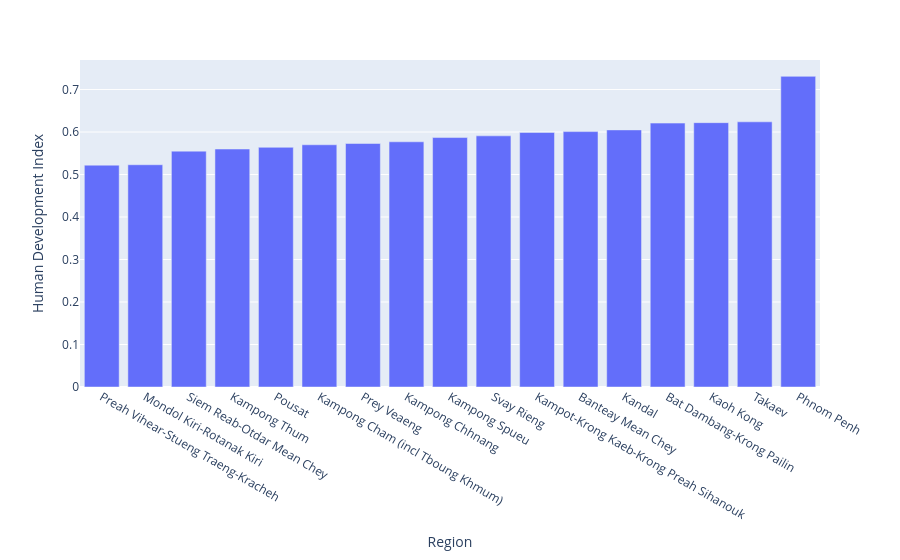

Source (notebook cell):
### Code cell
px.bar(
    df1[df1['year'] == FOCUS_YEAR].sort_values(by=INDICATOR1, ascending=True),
    x=ADM3,                    # Data for x-axis
    y=INDICATOR1,               # Data for y-axis
    log_y=False,                # Disable logarithmic y-axis scale
    hover_data=[INDICATOR1, INDICATOR5],  # Additional data for hover tooltip
    labels=dict(data_dict)         # Custom labels from data_dict
)

### Figure 1 — Plotly figure (JSON) as saved in the notebook; plotly's stock layout.template omitted (floating-point values rounded to 4 significant figures)
{"data": [{"customdata": [[899.8], [350.7], [1351.0], [817.1], [635.1], [2147.0], [1120.0], [583.1], [1046.0], [614.6], [996.0], [707.8], [1277.0], [1283.0], [91.33], [1022.0], [1547.0]], "hovertemplate": "Region=%{x}<br>Human Development Index=%{y}<br>Population=%{customdata[0]}<extra></extra>", "legendgroup": "", "marker": {"color": "#636efa", "pattern": {"shape": ""}}, "name": "", "orientation": "v", "showlegend": false, "textposition": "auto", "type": "bar", "x": ["Preah Vihear-Stueng Traeng-Kracheh", "Mondol Kiri-Rotanak Kiri", "Siem Reab-Otdar Mean Chey", "Kampong Thum", "Pousat", "Kampong Cham (incl Tboung Khmum)", "Prey Veaeng", "Kampong Chhnang", "Kampong Spueu", "Svay Rieng", "Kampot-Krong Kaeb-Krong Preah Sihanouk", "Banteay Mean Chey", "Kandal", "Bat Dambang-Krong Pailin", "Kaoh Kong", "Takaev", "Phnom Penh"], "xaxis": "x", "y": [0.522, 0.523, 0.555, 0.56, 0.564, 0.57, 0.573, 0.577, 0.587, 0.591, 0.599, 0.601, 0.605, 0.621, 0.622, 0.624, 0.731], "yaxis": "y"}], "layout": {"barmode": "relative", "legend": {"tracegroupgap": 0}, "margin": {"t": 60}, "xaxis": {"anchor": "y", "domain": [0.0, 1.0], "title": {"text": "Region"}}, "yaxis": {"anchor": "x", "domain": [0.0, 1.0], "title": {"text": "Human Development Index"}}}}
